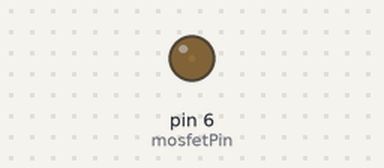
The sketch below on a simulated Arduino Uno, built with avr-gcc and run on an emulated ATmega328P. On the bench: output pins drawn as LEDs (lit = HIGH).

Above: at 0.05 s.
At 2.3 s:
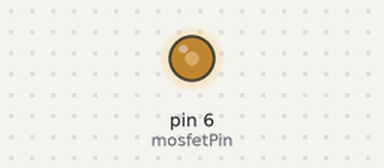
At 4.6 s:
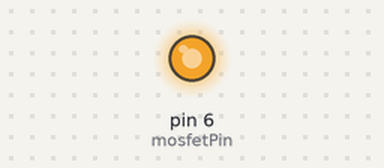
At 9.2 s:
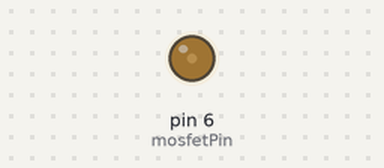
Timing chart, 0 to 14.6 s (numbered marks = the images above):
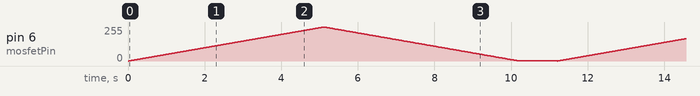

The sketch:

28-mosfet-potenciometar.ino
```cpp
const int mosfetPin = 6;

void setup()
{
  pinMode(mosfetPin, OUTPUT);
}

void loop()
{
  for (int i = 0; i < 255; i++)
  {
    analogWrite(mosfetPin, i);
    delay(20);
  }

  for (int i = 255; i > 0; i--)
  {
    analogWrite(mosfetPin, i);
    delay(20);
  }

  delay(1000);
}
```
